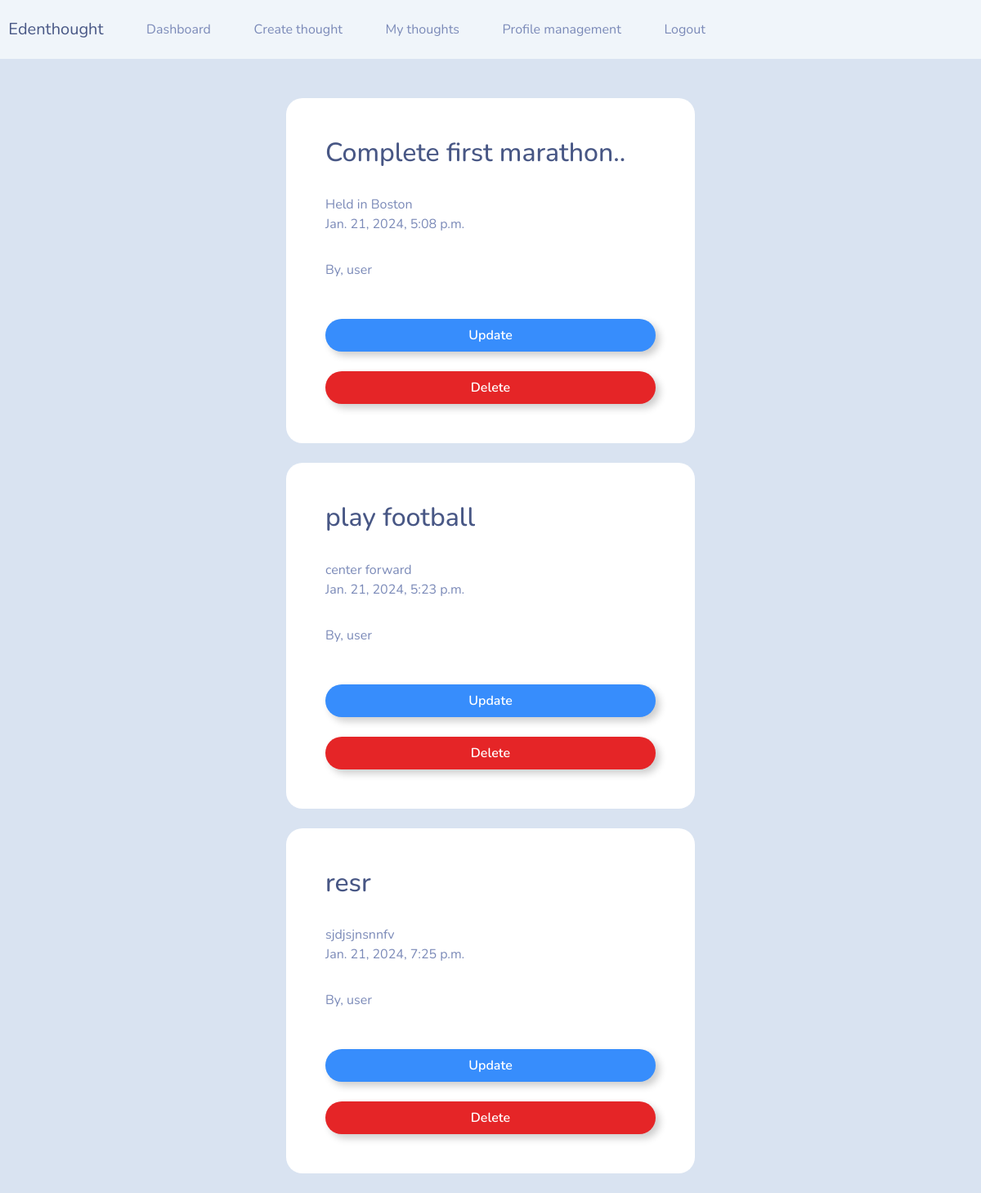
The page /my-thoughts (signed in) on the database its author committed.
### journal/models.py (models this page shows)
class Thought(models.Model):
    title = models.CharField(max_length=150)
    content = models.CharField(max_length=400)
    date_posted = models.DateTimeField(auto_now_add=True)
    user = models.ForeignKey(User, max_length=10, on_delete=models.CASCADE, null=True)

### journal/views.py (the view)
# urls.py: path('my-thoughts', views.my_thoughts, name="my-thoughts"),
@login_required(login_url='my-login')
def my_thoughts(request):
    current_user = request.user.id
    thought = Thought.objects.all().filter(user=current_user) #filtering thought by current logged in user
    context = {'AllThoughts': thought }
    return render(request, 'journal/my-thoughts.html', context)

### journal/templates/journal/my-thoughts.html (shortened to what this page needs)
{% extends 'journal/navbar.html' %}
{% load static %}
{% block content %}
    <br>
    {% for thought in AllThoughts %}
        <br>
        <div class="container bg-white shadow-md p-5 form-layout">
           <h2>{{thought.title}}</h2>
           <br>
           {{thought.content}}
           <br>
           {{thought.date_posted}}
           <br>
           By, {{thought.user}}
           <br>
           <br> <br>
           <a  class = "btn btn-outline-primary btn-md w-100 btn-block p-2" href="{% url 'update-thought' thought.id %}"> Update </a>
           <br> <br>
           <a class="btn btn-outline-danger btn-md w-100 btn-block p-2" href="{% url 'delete-thought' thought.id %}"> Delete </a>
        </div>
    {% endfor %}
    <br>
{% endblock %}

### journal/templates/journal/navbar.html (shortened to what this page needs)
{% load static %}
<!DOCTYPE html>
<html lang="en">
<head>
    <link rel="stylesheet" type="text/css" href="https://bootswatch.com/5/morph/bootstrap.min.css">
    <link rel="stylesheet" type="text/css" href="{% static 'css/styles.css' %}">
    <link rel="stylesheet" href="https://cdnjs.cloudflare.com/ajax/libs/font-awesome/4.7.0/css/font-awesome.min.css">
</head>
<nav class="navbar navbar-expand-lg navbar-light bg-light justify-content-center">
    <a class="navbar-brand main-heading">
      &nbsp; Edenthought
    </a>
      <div class="collapse navbar-collapse text-center" id="navbarNavDropdown">
        <ul class="navbar-nav ml-auto">
          <li class="nav-link">
            <a class="nav-link" href="{% url 'dashboard' %}"> Dashboard </a>
          </li>
          <li class="nav-link">
            <a class="nav-link" type="button"  href="{% url 'create-thought' %}"> Create thought </a>
          </li>
          <li class="nav-link">
            <a class="nav-link" type="button"  href="{% url 'my-thoughts' %}"> My thoughts </a>
          </li>
          <li class="nav-link">
            <a class="nav-link" type="button"  href="{% url 'profile-management' %}"> Profile management </a>
          </li>
          <li class="nav-link">
            <a class="nav-link" type="button"  href="{% url 'user-logout' %}"> Logout </a>
          </li>
        </ul>
      </div>
</nav>
{% block content %}
{% endblock %}
</html>

### static/css/styles.css (style rules this page uses)
.form-layout { border-radius: 20px; width: 500px; }

### rows shown on the page
Thought: title "Complete first marathon..", content "Held in Boston", date_posted "Jan. 21, 2024, 5:08 p.m.", user "user"
Thought: title "play football", content "center forward", date_posted "Jan. 21, 2024, 5:23 p.m.", user "user"
Thought: title "resr", content "sjdjsjnsnnfv", date_posted "Jan. 21, 2024, 7:25 p.m.", user "user"
